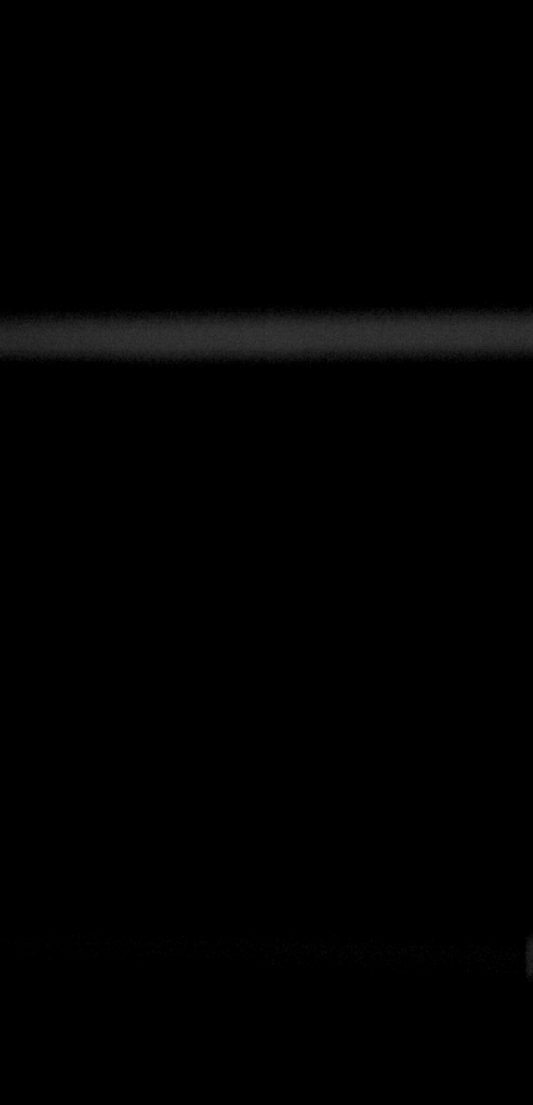
#> input picture phone_images/0.png, 533 x 1105 px; its folder holds only this picture in this run
$ python main.py
#> lines starting #> are read from the running program, lines starting #| are printed output that depends on the picture; after the words box and inside, x2 and y2 are one past the last pixel; in counts of white or black regions, pixels touching at a corner belong together
import os
import cv2
import matplotlib.pyplot as plt
import seaborn as sns


def find_thickest_horizontal_bar(contours, image_width, margin=10):
    thickest_contour = None
    max_thickness = 0
    for contour in contours:
        x, y, w, h = cv2.boundingRect(contour)
        if w >= image_width - margin and h > max_thickness:
            thickest_contour = (x, y, w, h)
            max_thickness = h
    return thickest_contour


def process_image(image_path):
#> called with image_path = 'phone_images/0.png'
    image = cv2.imread(image_path, cv2.IMREAD_COLOR)
#> image is the input picture: shape (1105, 533, 3); min 0, max 60, mean 1.6
    gray = cv2.cvtColor(image, cv2.COLOR_BGR2GRAY)
    _, thresh = cv2.threshold(gray, 25, 255, cv2.THRESH_BINARY_INV)
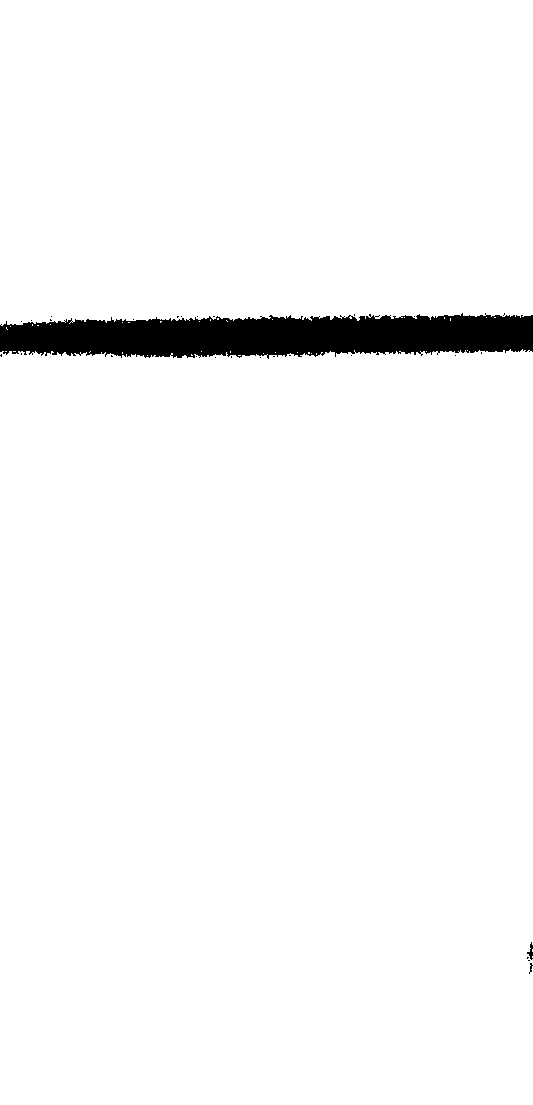
#> thresh: shape (1105, 533); 96.8% white; 29 black regions (27 under 20 px)
    contours, _ = cv2.findContours(thresh, cv2.RETR_EXTERNAL, cv2.CHAIN_APPROX_SIMPLE)
#> contours = 39 contours, 37 with area under 20; largest, box (x1, y1, x2, y2) and area: (0, 349, 533, 1105) 398863, (0, 0, 533, 326) 168882
    thickest_horizontal_contour = find_thickest_horizontal_bar(contours, image.shape[1])
#> the loop in find_thickest_horizontal_bar, `for contour in contours:` made 39 passes
#> (x, y, w, h, max_thickness) on pass 20: (0, 349, 533, 756, 756)
#> (contour, x, y, w, h) on passes 1, 2, 3, 5, 6, 9: ([[532, 956], [532, 957]], 532, 956, 1, 2), ([[532, 949], [532, 951]], 532, 949, 1, 3), ([[238, 355], [240, 355]], 238, 355, 3, 1), ([[191, 354], [191, 355], [192, 355]], 191, 354, 2, 2), ([[316, 353], [316, 354]], 316, 353, 1, 2), ([[308, 352], [308, 353], [309, 353], [309, 352]], 308, 352, 2, 2)
#> after the loop in find_thickest_horizontal_bar, `for contour in contours:`: max_thickness = 756
#> thickest_horizontal_contour = (0, 349, 533, 756)

    if thickest_horizontal_contour:
        _, _, _, thickest_bar_height = thickest_horizontal_contour
#> thickest_bar_height = 756
        ratio = thickest_bar_height / image.shape[0]
#> ratio = 0.684
    else:
        ratio = 0
    return ratio


def analyze_images_in_folder(folder_path):
    brightness_ratios = []
    for filename in os.listdir(folder_path):
        if filename.endswith(".png"):
            brightness_level = int(filename.split('.')[0])
            # Brightness is the namefile of the photograph
            image_path = os.path.join(folder_path, filename)
            ratio = process_image(image_path)
#> ratio = 0.684
            brightness_ratios.append((brightness_level, ratio))

    brightness_ratios.sort(key=lambda x: x[0])

    # Plotting the graph
    brightness_levels = [x[0] for x in brightness_ratios]
#> brightness_levels = [0]
    ratios = [x[1] for x in brightness_ratios]
#> ratios = [0.684]
    plt.figure(figsize=(10, 6))
    sns.lineplot(x=brightness_levels, y=ratios)
    plt.xlabel('Brightness Setting (%)')
    plt.ylabel('Ratio of Thickest Black Bar Height to Picture Height')
    plt.title('Ratio vs Brightness Setting')
    plt.grid(True)
    plt.show()
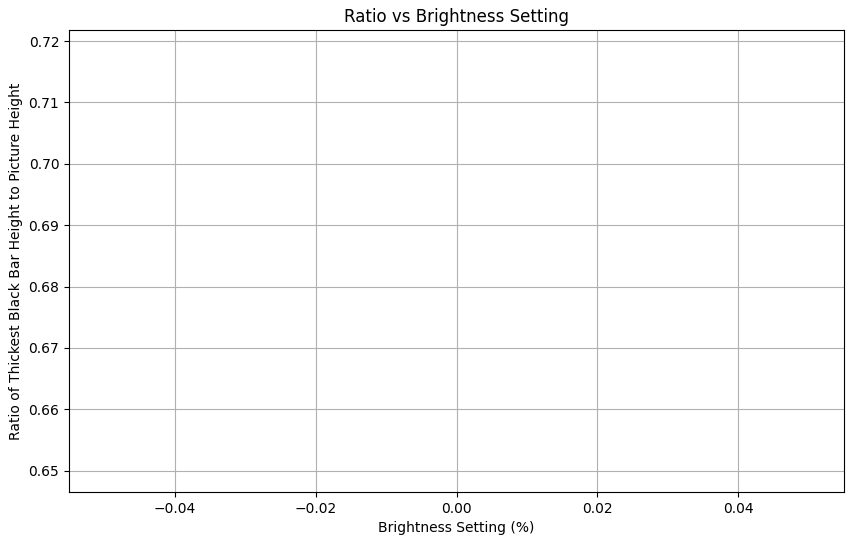
#> figure drawn by matplotlib, 1 panel


# Path to the folder with the photographs taken with high-speed camera
folder_path = 'phone_images'
analyze_images_in_folder(folder_path)

$ run again, on phone_images/12.png
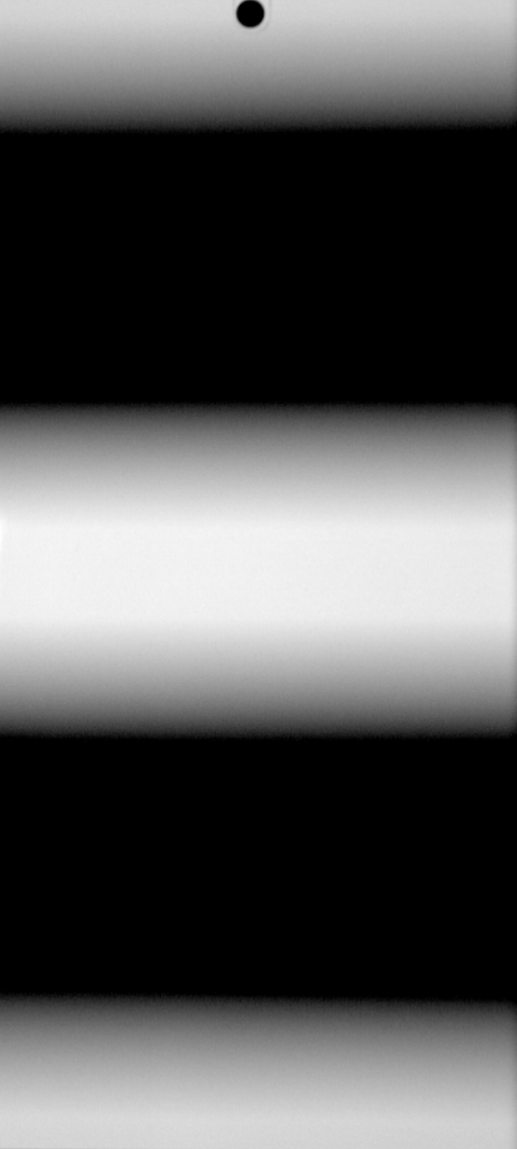
#> input picture phone_images/12.png, 517 x 1149 px
#> in process_image, image is the input picture: shape (1149, 517, 3); min 0, max 254, mean 88.3
#> in process_image, `_, thresh = cv2.threshold(gray, 25, 255, cv2.THRESH_BINARY_INV)`:
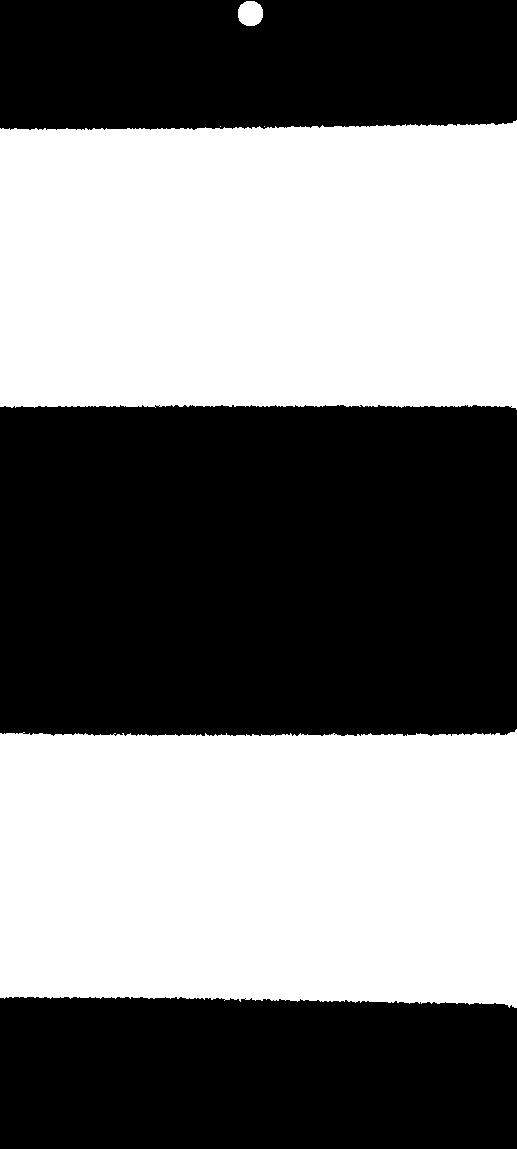
#> thresh: shape (1149, 517); 47.5% white; 5 white regions (2 under 20 px)
#> contours = 5 contours, 2 with area under 20; largest, box (x1, y1, x2, y2) and area: (0, 120, 517, 410) 143584, (0, 729, 517, 1008) 136544, (238, 1, 263, 26) 479
#> the loop in find_thickest_horizontal_bar, `for contour in contours:` made 5 passes
#> (x, y, w, h, max_thickness) on passes 1, 4: (0, 729, 517, 279, 279), (0, 120, 517, 290, 290)
#> after the loop in find_thickest_horizontal_bar, `for contour in contours:`: max_thickness = 290
#> thickest_horizontal_contour = (0, 120, 517, 290)
#> thickest_bar_height = 290
#> in process_image, `ratio = thickest_bar_height / image.shape[0]`: ratio = 0.252
#> brightness_levels = [12]
#> ratios = [0.252]
#> in analyze_images_in_folder, `plt.show()`:
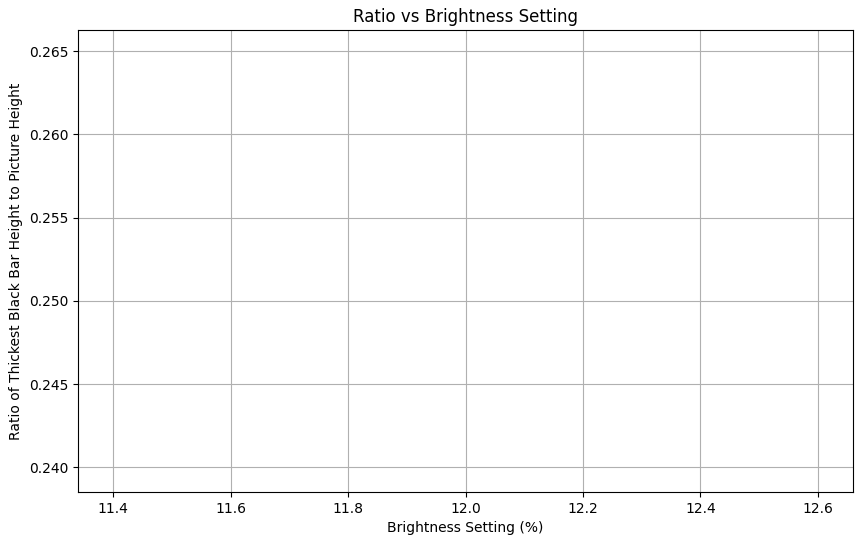
#> figure drawn by matplotlib, 1 panel

$ run again, on phone_images/14.png
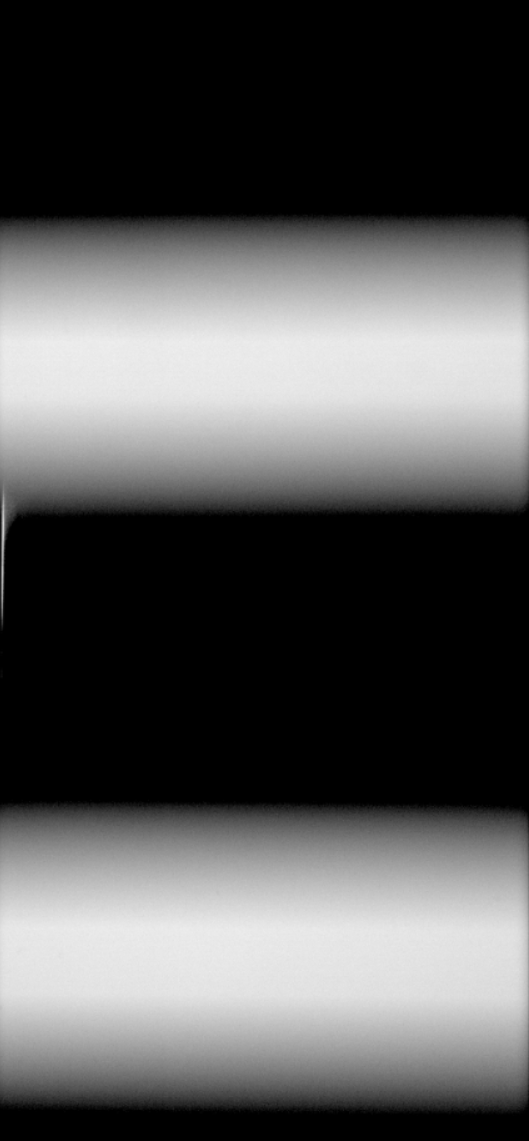
#> input picture phone_images/14.png, 529 x 1141 px
#> in process_image, image is the input picture: shape (1141, 529, 3); min 0, max 240, mean 87.6
#> in process_image, `_, thresh = cv2.threshold(gray, 25, 255, cv2.THRESH_BINARY_INV)`:
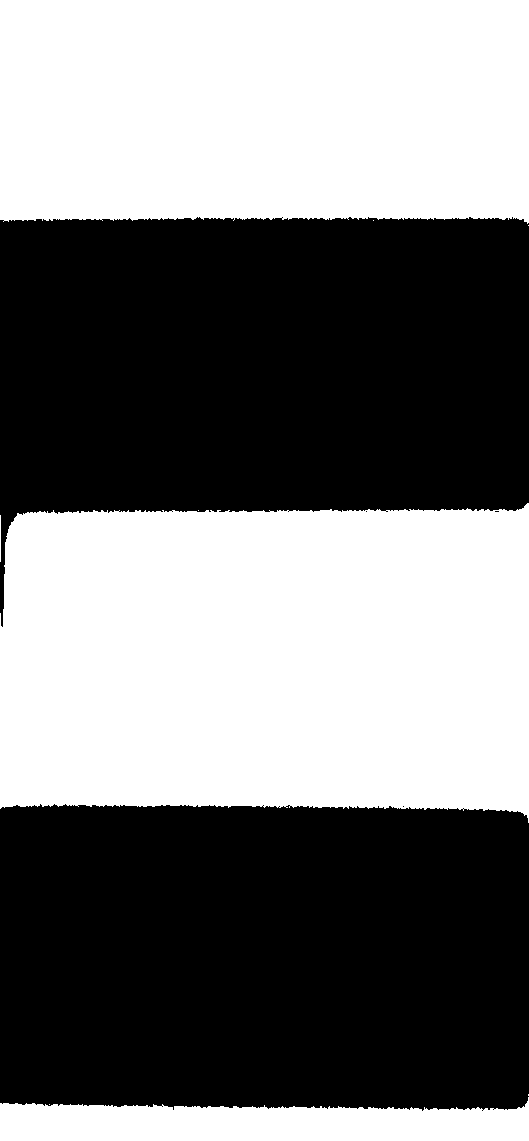
#> thresh: shape (1141, 529); 48.1% white; 9 white regions (5 under 20 px)
#> contours = 9 contours, 6 with area under 20; largest, box (x1, y1, x2, y2) and area: (0, 503, 529, 823) 155303, (0, 0, 529, 224) 115102, (0, 1097, 529, 1141) 17486
#> the loop in find_thickest_horizontal_bar, `for contour in contours:` made 9 passes
#> (x, y, w, h, max_thickness) on passes 2, 6: (0, 1097, 529, 44, 44), (0, 503, 529, 320, 320)
#> after the loop in find_thickest_horizontal_bar, `for contour in contours:`: max_thickness = 320
#> thickest_horizontal_contour = (0, 503, 529, 320)
#> thickest_bar_height = 320
#> in process_image, `ratio = thickest_bar_height / image.shape[0]`: ratio = 0.28
#> brightness_levels = [14]
#> ratios = [0.28]
#> in analyze_images_in_folder, `plt.show()`:
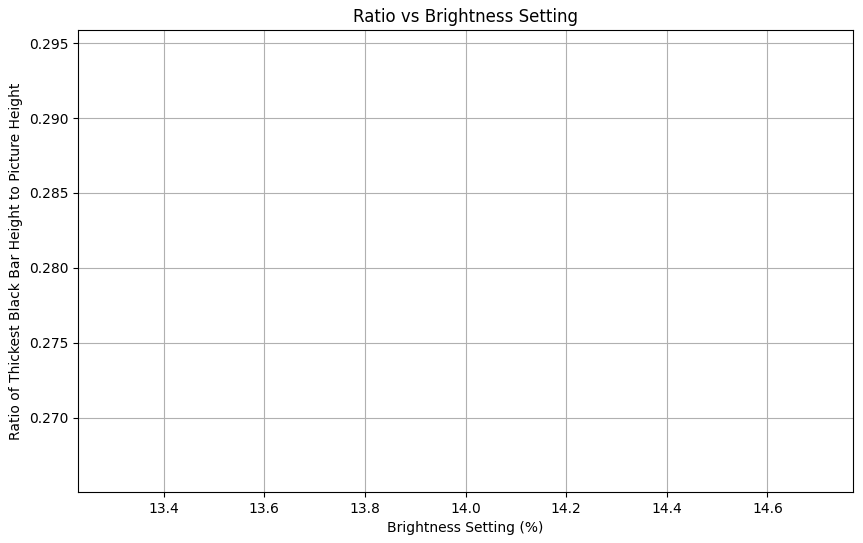
#> figure drawn by matplotlib, 1 panel

$ run again, on phone_images/1.png
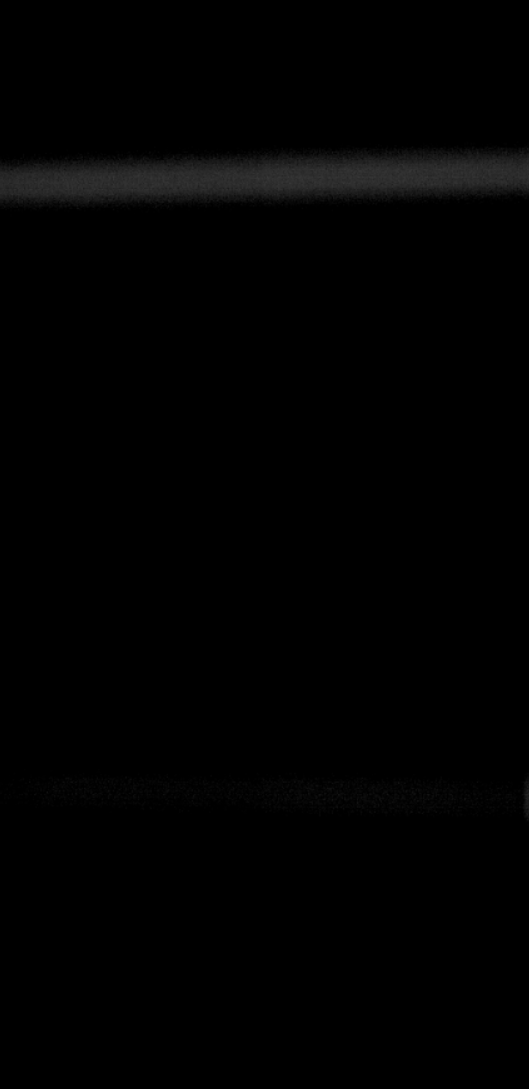
#> input picture phone_images/1.png, 529 x 1089 px
#> in process_image, image is the input picture: shape (1089, 529, 3); min 0, max 56, mean 1.6
#> in process_image, `_, thresh = cv2.threshold(gray, 25, 255, cv2.THRESH_BINARY_INV)`:
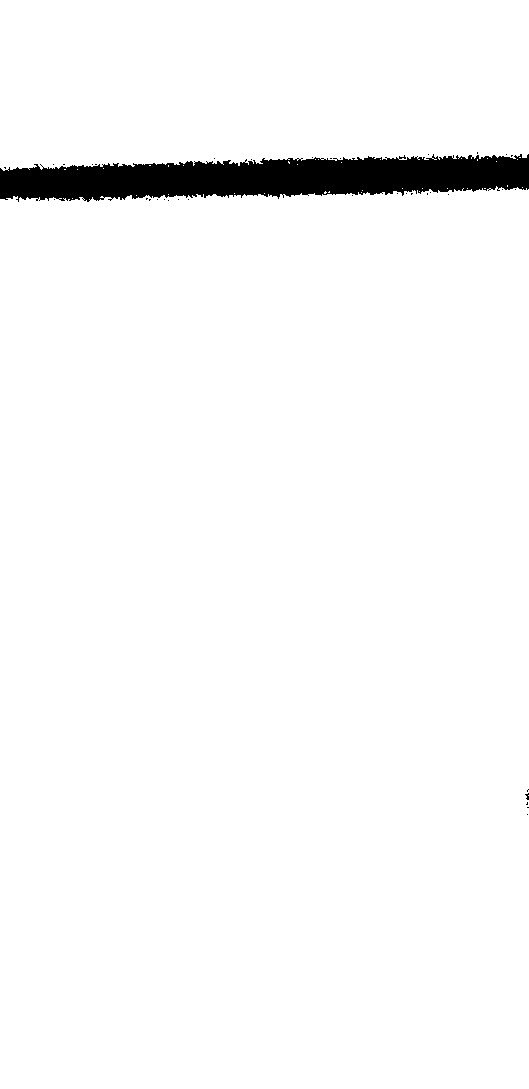
#> thresh: shape (1089, 529); 96.9% white; 37 black regions (36 under 20 px)
#> contours = 38 contours, 36 with area under 20; largest, box (x1, y1, x2, y2) and area: (0, 186, 529, 1089) 471472, (0, 0, 529, 171) 84698
#> the loop in find_thickest_horizontal_bar, `for contour in contours:` made 38 passes
#> (x, y, w, h, max_thickness) on pass 18: (0, 186, 529, 903, 903)
#> after the loop in find_thickest_horizontal_bar, `for contour in contours:`: max_thickness = 903
#> thickest_horizontal_contour = (0, 186, 529, 903)
#> thickest_bar_height = 903
#> in process_image, `ratio = thickest_bar_height / image.shape[0]`: ratio = 0.829
#> brightness_levels = [1]
#> ratios = [0.829]
#> in analyze_images_in_folder, `plt.show()`:
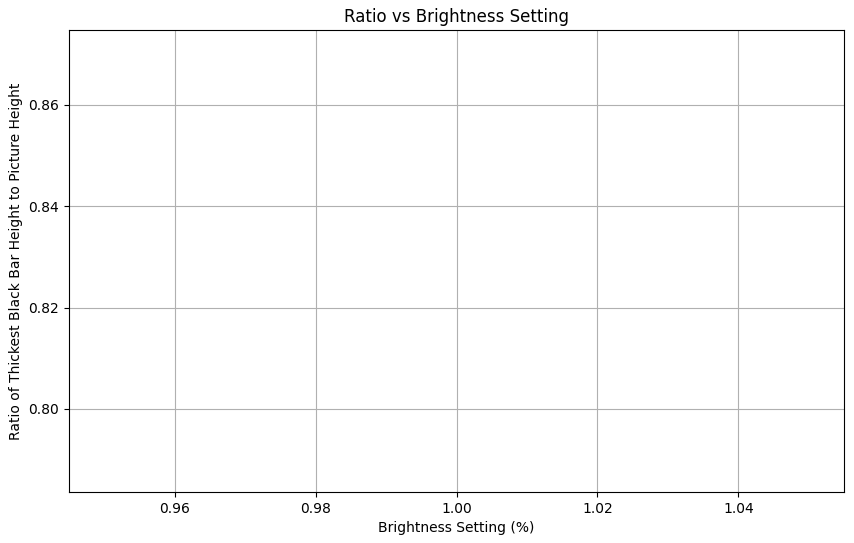
#> figure drawn by matplotlib, 1 panel
